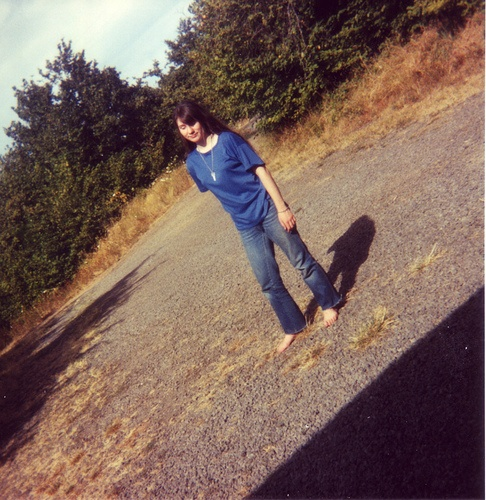
#> input picture data/Train/2007_000027.jpg, 486 x 500 px; its folder holds only this picture in this run
$ python data_augment.py
#> lines starting #> are read from the running program, lines starting #| are printed output that depends on the picture
import os
import glob
import h5py
import cv2
from PIL import Image
import numpy as np

def mod_crop(image, scale = 4):
    if len(image.shape) ==3:
        h = image.shape[0]
        w = image.shape[1]
        h = h - np.mod(h,scale)
        w = w - np.mod(w,scale)
        return image[0:h,0:w,:]
    else:
        h = image.shape[0]
        w = image.shape[1]
        h = h - np.mod(h,scale)
        w = w - np.mod(w,scale)
        return image[0:h,0:w]

def sub_img(input, i_size = 96, stride = 90):
    sub_img = []
    for h in range(0, input.shape[0] - i_size + 1, stride):
        for w in range(0, input.shape[1] - i_size + 1, stride):
            sub_i = input[h:h+i_size,w:w+i_size]
            sub_img.append(sub_i)
    return sub_img

def load_img(file_path):
    dir_path = os.path.join(os.getcwd(), file_path)
    img_path = glob.glob(os.path.join(dir_path, '*.jpg'))
    return img_path

def read_img(img_path):
    # read image
    image = cv2.imread(img_path)
    return image

def img_downsize(img, ds):
    dst_list = []
    img_list = []
    for _ in img:
        img_list.append(_.reshape(3, 96, 96))
        dst = cv2.resize(_, dsize=(0, 0), fx=1/ds, fy=1/ds, interpolation=cv2.INTER_CUBIC)
        dst_list.append(dst.reshape(3, 24, 24))
    return dst_list, img_list

def save_h5(sub_ip, sub_la, savepath = 'data/train.h5'):
    path = os.path.join(os.getcwd(), savepath)
    with h5py.File(path, 'w') as hf:
        hf.create_dataset('input', data=sub_ip)
        hf.create_dataset('label', data=sub_la)

def data_aug(file_path = 'data/Train', savepath = 'data/train.h5'):
    sub_ip = []
    sub_la = []
    num = 1
    img_path = load_img(file_path)
    for _ in img_path:
        image = read_img(_)
#> in read_img, image is the input picture: shape (500, 486, 3); mean B, G, R 89.8, 99.3, 124.2
        md_image = mod_crop(image, 4)
#> in mod_crop, `return image[0:h,0:w,:]`:
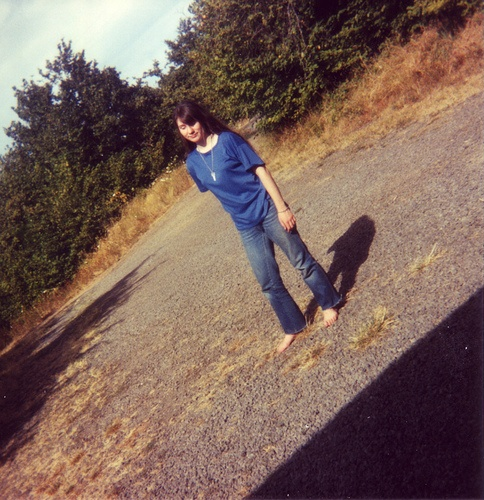
#> returned value: shape (500, 484, 3); mean of channels 0, 1, 2 89.5, 98.9, 123.9; drawn as B, G, R
        sub_image = sub_img(md_image, 96, 90)
#> after the loop in sub_img, `for h in range(0, input.shape[0] - i_size + 1, stride):`: sub_img = 25 items
#> sub_image = 25 items
        input, label = img_downsize(sub_image, 4)
#> the loop in img_downsize, `for _ in img:` made 25 passes
#> pass 1, in img_downsize, `dst = cv2.resize(_, dsize=(0, 0), fx=1/ds, fy=1/ds, interpolation=cv2...`:
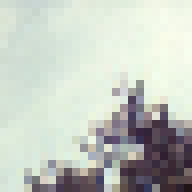
#> dst: shape (24, 24, 3) (shown 8 times larger); mean of channels 0, 1, 2 192.5, 201, 195.3; drawn as B, G, R
#> pass 2, in img_downsize, `dst = cv2.resize(_, dsize=(0, 0), fx=1/ds, fy=1/ds, interpolation=cv2...`:
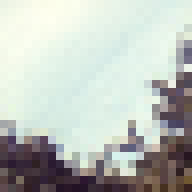
#> dst: shape (24, 24, 3) (shown 8 times larger); mean of channels 0, 1, 2 186.2, 192.6, 187.4; drawn as B, G, R
#> pass 3, in img_downsize, `dst = cv2.resize(_, dsize=(0, 0), fx=1/ds, fy=1/ds, interpolation=cv2...`:
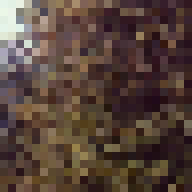
#> dst: shape (24, 24, 3) (shown 8 times larger); mean of channels 0, 1, 2 58.6, 67.6, 86.6; drawn as B, G, R
#> after the loop in img_downsize, `for _ in img:`:
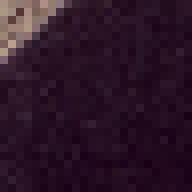
#> dst: shape (24, 24, 3) (shown 8 times larger); mean of channels 0, 1, 2 38.7, 21.3, 44.1; drawn as B, G, R
#> input = 25 items; label = 25 items
        sub_ip += input
#> sub_ip = 25 items
        sub_la += label
#> sub_la = 25 items
        print('data no.',num)
        num += 1
    sub_ip = np.asarray(sub_ip)
    sub_la = np.asarray(sub_la)
    print('input shape : ',sub_ip.shape)
#| input shape :  (25, 3, 24, 24)
    print('label shape : ',sub_la.shape)
#| label shape :  (25, 3, 96, 96)
    save_h5(sub_ip, sub_la, savepath)
    print('---------save---------')

if __name__ == '__main__':
    print('starting data augmentation...')
    data_aug()

$ run again, on data/Train/2007_000042.jpg
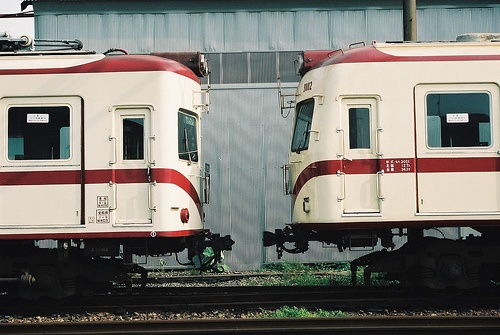
#> input picture data/Train/2007_000042.jpg, 500 x 335 px
#> in read_img, image is the input picture: shape (335, 500, 3); mean B, G, R 114.6, 120.8, 123.8
#> in mod_crop, `return image[0:h,0:w,:]`:
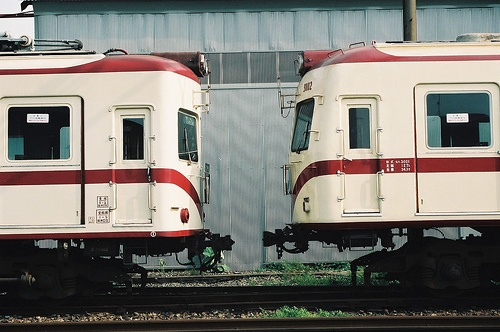
#> returned value: shape (332, 500, 3); mean of channels 0, 1, 2 115.4, 121.7, 124.7; drawn as B, G, R
#> after the loop in sub_img, `for h in range(0, input.shape[0] - i_size + 1, stride):`: sub_img = 15 items
#> the loop in img_downsize, `for _ in img:` made 15 passes
#> after the loop in img_downsize, `for _ in img:`:
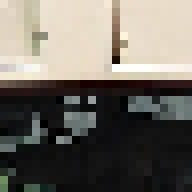
#> dst: shape (24, 24, 3) (shown 8 times larger); mean of channels 0, 1, 2 99.8, 107.9, 112.9; drawn as B, G, R
#| input shape :  (15, 3, 24, 24)
#| label shape :  (15, 3, 96, 96)

$ run again, on data/Train/2007_000061.jpg
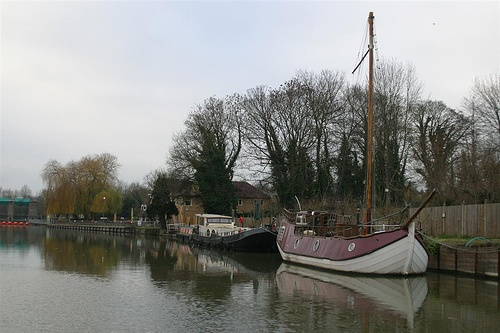
#> input picture data/Train/2007_000061.jpg, 500 x 333 px
#> in read_img, image is the input picture: shape (333, 500, 3); mean B, G, R 132.1, 136.2, 135.5
#> in mod_crop, `return image[0:h,0:w,:]`:
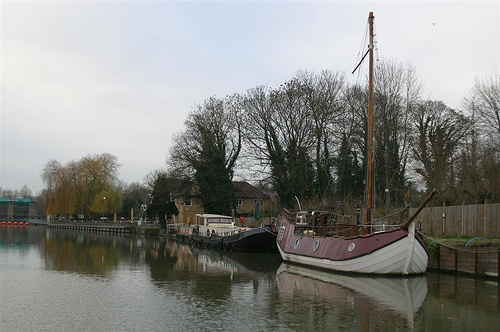
#> returned value: shape (332, 500, 3); mean of channels 0, 1, 2 132.2, 136.3, 135.6; drawn as B, G, R
#> after the loop in sub_img, `for h in range(0, input.shape[0] - i_size + 1, stride):`: sub_img = 15 items
#> the loop in img_downsize, `for _ in img:` made 15 passes
#> after the loop in img_downsize, `for _ in img:`:
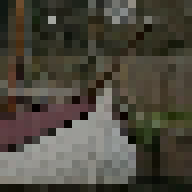
#> dst: shape (24, 24, 3) (shown 8 times larger); mean of channels 0, 1, 2 61.5, 72.1, 76.1; drawn as B, G, R
#| input shape :  (15, 3, 24, 24)
#| label shape :  (15, 3, 96, 96)

$ run again, on data/Train/2007_000063.jpg
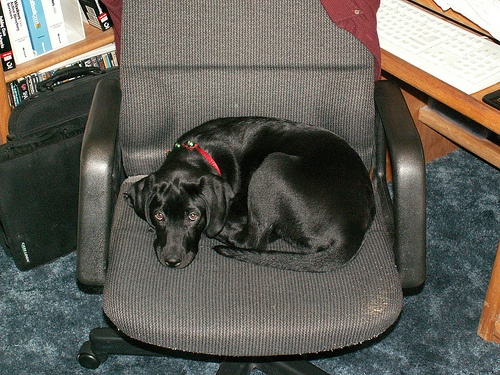
#> input picture data/Train/2007_000063.jpg, 500 x 375 px
#> in read_img, image is the input picture: shape (375, 500, 3); mean B, G, R 88.8, 96.3, 98
#> in mod_crop, `return image[0:h,0:w,:]`:
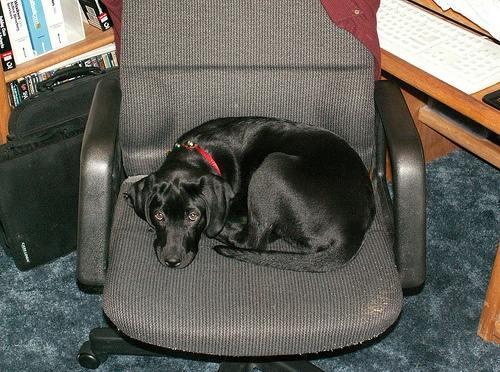
#> returned value: shape (372, 500, 3); mean of channels 0, 1, 2 88.8, 96.4, 98.2; drawn as B, G, R
#> after the loop in sub_img, `for h in range(0, input.shape[0] - i_size + 1, stride):`: sub_img = 20 items
#> the loop in img_downsize, `for _ in img:` made 20 passes
#> after the loop in img_downsize, `for _ in img:`:
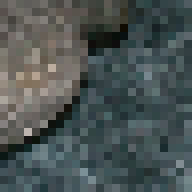
#> dst: shape (24, 24, 3) (shown 8 times larger); mean of channels 0, 1, 2 83.4, 83.8, 75.1; drawn as B, G, R
#| input shape :  (20, 3, 24, 24)
#| label shape :  (20, 3, 96, 96)
